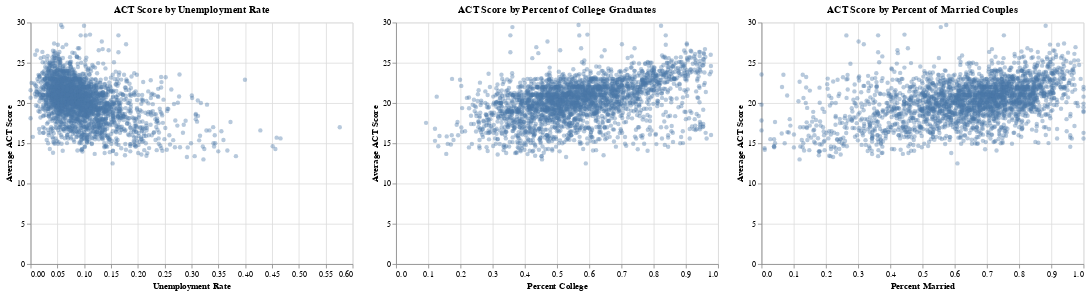

Notebook code for this chart:
### Markdown cell above
### Question 1
To address question one, I began with some basic visualizations to become acquainted with patterns that may be reflected in the model predictions. I used the test datasets because the train datasets were too large for the Altair library to process.

### Code cell
chartUR = alt.Chart(num_test).mark_circle(opacity=0.4).encode(
    alt.X('rate_unemployment', title='Unemployment Rate'),
    alt.Y('average_act', title= 'Average ACT Score')
).properties(title='ACT Score by Unemployment Rate')

chartPC = alt.Chart(num_test).mark_circle(opacity=0.4).encode(
    alt.X('percent_college', title='Percent College'),
    alt.Y('average_act', title= 'Average ACT Score')
).properties(title='ACT Score by Percent of College Graduates')

chartPM = alt.Chart(num_test).mark_circle(opacity=0.4).encode(
    alt.X('percent_married', title='Percent Married'),
    alt.Y('average_act', title= 'Average ACT Score')
).properties(title='ACT Score by Percent of Married Couples')

chartMI = alt.Chart(num_test).mark_circle(opacity=0.4).encode(
    alt.X('median_income', title='Median Income'),
    alt.Y('average_act', title= 'Average ACT Score')
).properties(title='ACT Score by Median Income')

chartPL = alt.Chart(num_test).mark_circle(opacity=0.4).encode(
    alt.X('percent_lunch', title='Percent Lunch'),
    alt.Y('average_act', title= 'Average ACT Score')
).properties(title='ACT Score by Percent Receiving Free/Reduced Lunch')

chartUR | chartPC | chartPM

### Figure 1 — Vega-Lite specification as saved in the notebook (floating-point values rounded to 4 significant figures; data arrays with more than 128 entries replaced by an {"elided": "..."} marker saying what was removed)
{"config": {"view": {"continuousWidth": 400, "continuousHeight": 300}}, "hconcat": [{"mark": {"type": "circle", "opacity": 0.4}, "encoding": {"x": {"field": "rate_unemployment", "title": "Unemployment Rate", "type": "quantitative"}, "y": {"field": "average_act", "title": "Average ACT Score", "type": "quantitative"}}, "title": "ACT Score by Unemployment Rate"}, {"mark": {"type": "circle", "opacity": 0.4}, "encoding": {"x": {"field": "percent_college", "title": "Percent College", "type": "quantitative"}, "y": {"field": "average_act", "title": "Average ACT Score", "type": "quantitative"}}, "title": "ACT Score by Percent of College Graduates"}, {"mark": {"type": "circle", "opacity": 0.4}, "encoding": {"x": {"field": "percent_married", "title": "Percent Married", "type": "quantitative"}, "y": {"field": "average_act", "title": "Average ACT Score", "type": "quantitative"}}, "title": "ACT Score by Percent of Married Couples"}], "data": {"name": "data-a96780db1b7955066f4bfa5453045f62"}, "$schema": "https://vega.github.io/schema/vega-lite/v4.17.0.json", "datasets": {"data-a96780db1b7955066f4bfa5453045f62": {"elided": "2593 records"}}}
